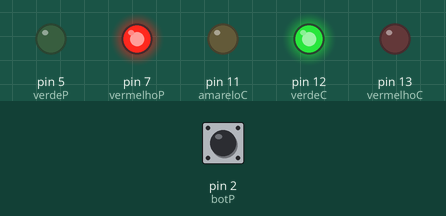
Recording of a sketch running on a simulated Arduino Uno, built with avr-gcc and run on an emulated ATmega328P. On the bench: output pins drawn as LEDs (lit = HIGH). Inputs (shaded band) come from the test bench; at power-on: pin 2 (botP) HIGH.

Above: at 9.8 s.
9.9 s: pin 2 (botP) pulled LOW for 3 s
At 10.8 s:
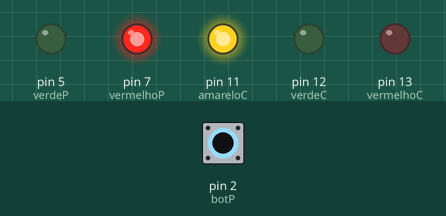
At 14.4 s:
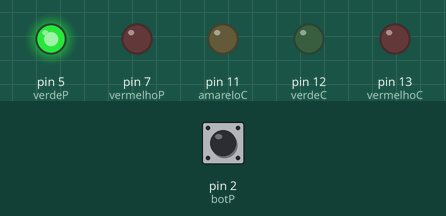
Timing chart, 0 to 27.5 s (numbered marks = the images above; inputs shaded):
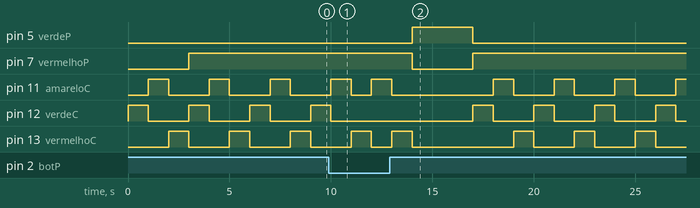

The sketch:

semaforo.ino
```cpp
// Implementação de um semaforo de pedestre em Arduino

int vermelhoC = 13;
int verdeC = 12;
int amareloC = 11;

// pedestre
int vermelhoP = 7;
int verdeP = 5;

//botão do pedestre

int botP = 2;

void setup() {
  // Definido o fucionamento dos pinos
  pinMode(vermelhoC, OUTPUT);
  pinMode(verdeC, OUTPUT);
  pinMode(amareloC, OUTPUT);

  pinMode(vermelhoP,OUTPUT);
  pinMode(verdeP, OUTPUT);
  pinMode(botP,INPUT_PULLUP);

}


void loop() {
  // controlando o semaforo
  digitalWrite(verdeC, HIGH);
  delay(1000);
  digitalWrite(verdeC,LOW);

  digitalWrite(amareloC,HIGH);
  delay(1000);
  digitalWrite(amareloC,LOW);

  digitalWrite(vermelhoC,HIGH);
  delay(1000);
  digitalWrite(vermelhoC,LOW);
  digitalWrite(vermelhoP, HIGH);

  //Lendo o estado do butão
  if(digitalRead(botP) == LOW){
    digitalWrite(amareloC,HIGH);
    delay(1000);
    digitalWrite(amareloC,LOW);

    digitalWrite(vermelhoC,HIGH);
    delay(1000);
    digitalWrite(vermelhoC,LOW);

    digitalWrite(vermelhoP, LOW);
    digitalWrite(verdeP, HIGH);
    delay(3000);
    digitalWrite(verdeP,LOW);
    digitalWrite(vermelhoP, HIGH);
  }


}
```

Measured:
- after the input at 9.9 s, pin 5 (verdeP): LOW → HIGH after 4.1 s, → LOW 3.0 s later; pin 7 (vermelhoP): HIGH → LOW after 4.1 s, → HIGH 3.0 s later
- by itself, pin 12 (verdeC): repeats every 3.0 s: HIGH 1.0 s, LOW 2.0 s
